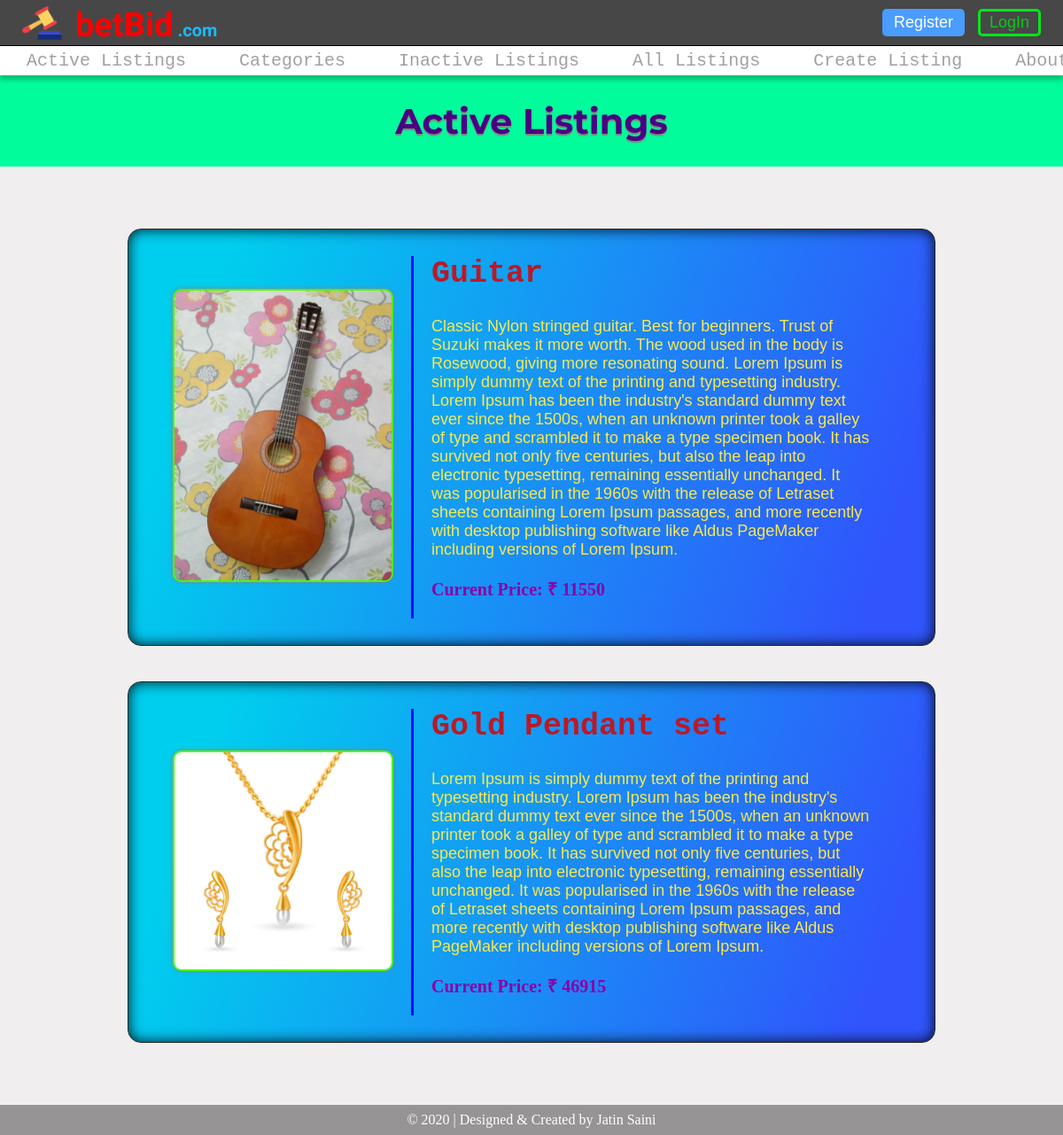
The page / on the database its author committed.
### auctions/models.py (models this page shows, shortened)
class ListItem(models.Model):
    CATEGORIES = [
        ('Fashion', 'Fashion'),
        ('Toys', 'Toys'),
        ('Electronics', 'Electronics'),
        ('Motor Vehicles', 'Motor Vehicles'),
        ('Furniture', 'Furniture'),
        ('Property', 'Property'),
        ('NONE', 'NONE')
    ]
    active = models.BooleanField()
    title = models.CharField(max_length=50)
    description = models.TextField(max_length=1000)
    reserve_price = models.PositiveIntegerField()
    current_price = models.PositiveIntegerField()
    image = models.ImageField(blank=True, null=True, upload_to = '%Y/%m/%d/')
    category = models.CharField(max_length=50, choices=CATEGORIES, default='NONE')
    creator = models.CharField(max_length=50)
    date = models.DateTimeField(auto_now=True)

### auctions/views.py (the view)
# urls.py: path("", views.index, name="index"),
def index(request):
    items = ListItem.objects.filter(active=True)
    return render(request, "auctions/index.html", {
        "heading" : "Active Listings",
        "items" : items
    })

### auctions/templates/auctions/index.html (shortened to what this page needs)
{% extends "auctions/layout.html" %}
{% load static %}
{% block body %}
<h1 class="heading">{{heading}}</h1>
<main class="index">
    <div class="listings">
        {% for item in items %}
            <div class="item" style="{% if item.active %}background-image: linear-gradient( 109.5deg,  #00ceee 11.2%, #3055fc 91.1% );{% else %}background-image: linear-gradient(to right, #ff416c, #ff4b2b);{% endif %}">
                <a href="{% url 'item' item_id=item.id %}">
                    {% if item.image %}
                    <img src="{{ item.image.url }}" alt="{{item.title}}">
                    {% else %}
                    <img src="{% static 'auctions/images/noimage.png' %}" alt="Image not available">
                    {% endif %}
                </a>
                <div class="details">
                    <a href="{% url 'item' item_id=item.id %}">
                        <h2>{{ item.title }}</h2>
                        <p>{{ item.description }}</p>
                        <h3>{% if item.active %}Current Price{% else %}Sold at{% endif %}: ₹ {{item.current_price}}</h3>
                    </a>
                </div>
            </div>
        {% empty %}
            <p>NO Item Found!<br>😔</p>
        {% endfor %}
    </div>
</main>
{% endblock %}

### auctions/static/auctions/styles.css (style rules this page uses)
* { -webkit-box-sizing: border-box; box-sizing: border-box; scroll-behavior: smooth; }
html, body { padding: 0; margin: 0; -webkit-box-sizing: border-box; box-sizing: border-box; background: #f0eeee; }
h1.heading { text-align: center; font-family: 'Montserrat', sans-serif; font-size: 40px; text-shadow: 0px 1.5px 1.5px gray; color: indigo; background-color: #00fc9b; margin: 0px; padding: 27px 0px; }
main { padding: 50px 12%; min-height: 69vh; background: #f0eeee; }
main.index div.listings { display: -webkit-box; display: -ms-flexbox; display: flex; -webkit-box-orient: vertical; -webkit-box-direction: normal; -ms-flex-direction: column; flex-direction: column; -webkit-box-align: stretch; -ms-flex-align: stretch; align-items: stretch; }
main.index div.listings div.item { display: -webkit-box; display: -ms-flexbox; display: flex; -webkit-box-orient: horizontal; -webkit-box-direction: normal; -ms-flex-direction: row; flex-direction: row; -webkit-box-align: stretch; -ms-flex-align: stretch; align-items: stretch; -ms-flex-wrap: wrap; flex-wrap: wrap; border: 1px solid #272727; padding: 30px 50px; margin: 20px 0px; border-radius: 15px; -webkit-box-shadow: inset 0px 0px 15px rgba(0, 0, 0, 0.9); box-shadow: inset 0px 0px 15px rgba(0, 0, 0, 0.9); }
main.index div.listings div.item a { text-decoration: none; -webkit-box-flex: 1; -ms-flex: 1; flex: 1; -ms-flex-item-align: center; -ms-grid-row-align: center; align-self: center; color: inherit; }
main.index div.listings div.item a img { -webkit-box-flex: 1; -ms-flex: 1; flex: 1; width: 100%; height: 100%; border: 2px solid #48ff00; border-radius: 10px; -webkit-box-shadow: 0px 0px 5px gray; box-shadow: 0px 0px 5px gray; }
main.index div.listings div.item div.details { -webkit-box-flex: 2; -ms-flex: 2; flex: 2; padding: 0px 20px; margin-left: 20px; border-left: 3px solid #0008ff; }
main.index div.listings div.item div.details h2 { margin-top: 0px; font-size: 35px; font-family: 'Courier New', Courier, monospace; color: #bb1927; }
main.index div.listings div.item div.details p { font-size: 18px; font-family: sans-serif; color: #fae94e; }
main.index div.listings div.item div.details h3 { color: #8a03a5; font-size: 20px; }

### rows shown on the page
ListItem: image (picture), title "Guitar", description "Classic Nylon stringed guitar. Best for beginners. Trust of Suzuki makes it more worth. The wood used in the body is Rosewood, giving more resonating sound. Lorem Ipsum is simply dummy text of the printing and typesetting industry. Lorem Ipsum has been the industry's standard dummy text ever since the 1500s, when an unknown printer took a galley of type and scrambled it to make a type specimen book. It has survived not only five centuries, but also the leap into electronic typesetting, remaining essentially unchanged. It was popularised in the 1960s with the release of Letraset sheets containing Lorem Ipsum passages, and more recently with desktop publishing software like Aldus PageMaker…", active "Current Price", current_price "11550"
ListItem: image (picture), title "Gold Pendant set", description "Lorem Ipsum is simply dummy text of the printing and typesetting industry. Lorem Ipsum has been the industry's standard dummy text ever since the 1500s, when an unknown printer took a galley of type and scrambled it to make a type specimen book. It has survived not only five centuries, but also the leap into electronic typesetting, remaining essentially unchanged. It was popularised in the 1960s with the release of Letraset sheets containing Lorem Ipsum passages, and more recently with desktop publishing software like Aldus PageMaker including versions of Lorem Ipsum.", active "Current Price", current_price "46915"

### other values the page prints
{{ heading }} "Active Listings"
